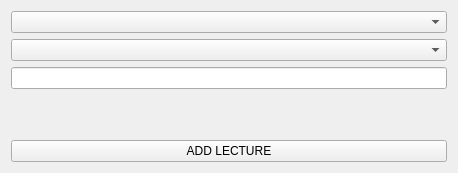
<?xml version="1.0" encoding="UTF-8"?>
<ui version="4.0">
 <class>lecturedialog</class>
 <widget class="QWidget" name="lecturedialog">
  <property name="geometry">
   <rect>
    <x>0</x>
    <y>0</y>
    <width>458</width>
    <height>173</height>
   </rect>
  </property>
  <property name="windowTitle">
   <string>Form</string>
  </property>
  <layout class="QGridLayout" name="gridLayout">
   <item row="4" column="0">
    <widget class="QPushButton" name="pushButton_diagAddLecture">
     <property name="maximumSize">
      <size>
       <width>16777215</width>
       <height>16777215</height>
      </size>
     </property>
     <property name="text">
      <string>ADD LECTURE</string>
     </property>
    </widget>
   </item>
   <item row="2" column="0">
    <widget class="QLineEdit" name="lineEdit_diagLectureName"/>
   </item>
   <item row="0" column="0">
    <widget class="QComboBox" name="comboBox_diagSemester"/>
   </item>
   <item row="1" column="0">
    <widget class="QComboBox" name="comboBox_diagSubject"/>
   </item>
   <item row="3" column="0">
    <spacer name="verticalSpacer">
     <property name="orientation">
      <enum>Qt::Vertical</enum>
     </property>
     <property name="sizeHint" stdset="0">
      <size>
       <width>20</width>
       <height>40</height>
      </size>
     </property>
    </spacer>
   </item>
  </layout>
 </widget>
 <resources/>
 <connections/>
</ui>
